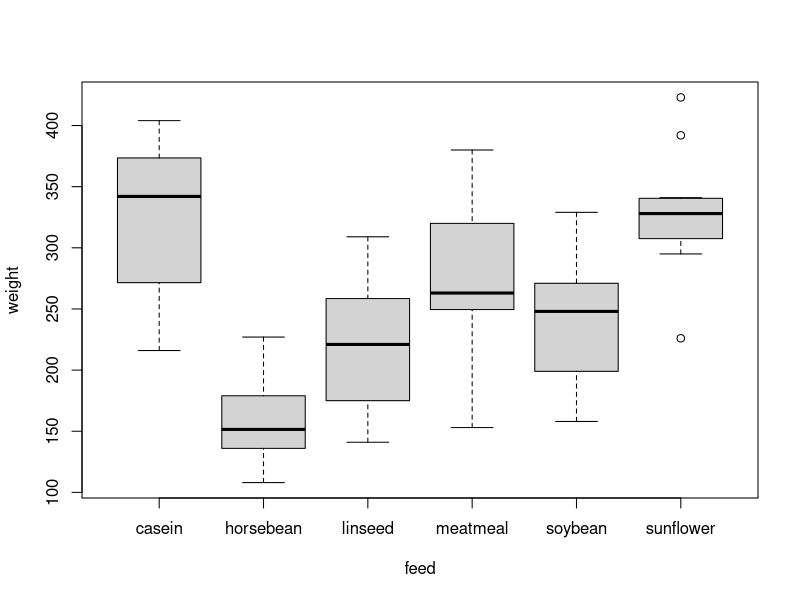
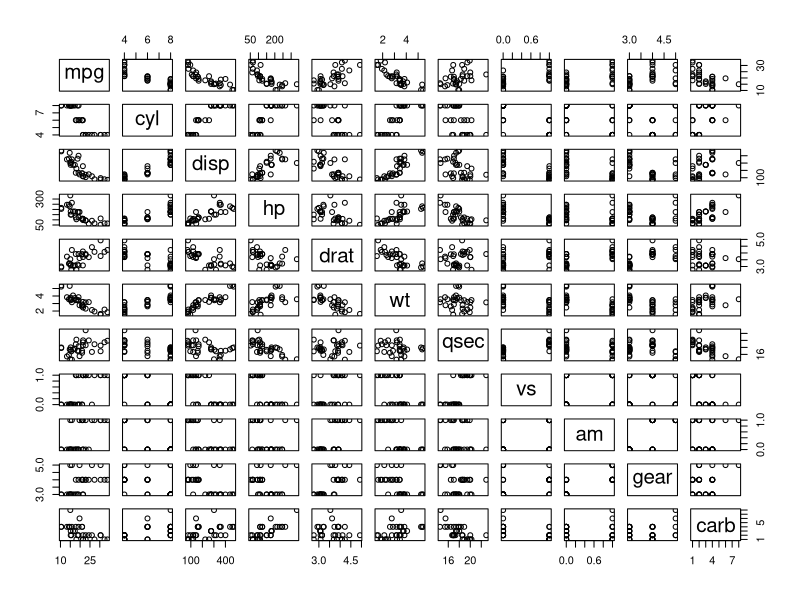
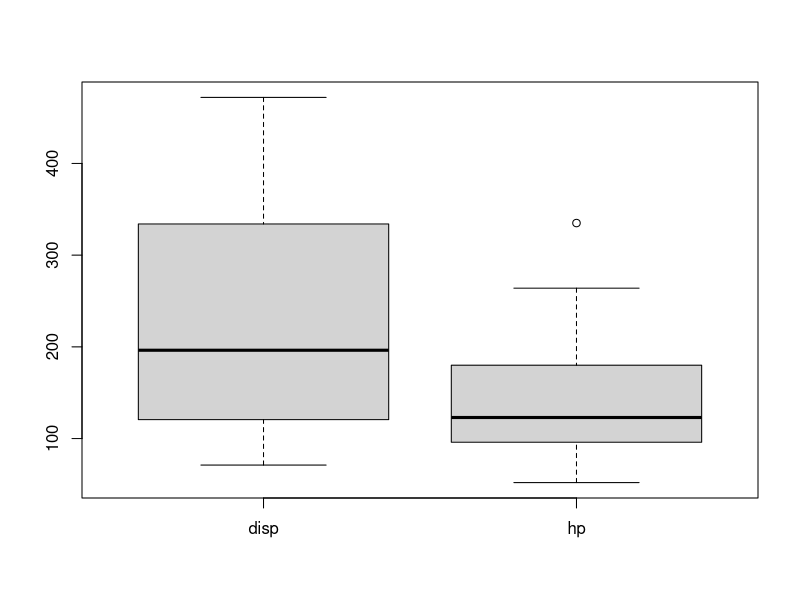

Write R code to recreate these figures, in order. (Note: this script raises an error after producing the figures.)
#2.1 chickwts data
?chickwts
head(chickwts)
boxplot(weight ~ feed, chickwts)

#2.2 iris data
head(iris)
by(iris[, -5], iris$Species, FUN = function(x) {colMeans(x, na.rm = T)})
by(data = iris[, -5], iris$Species, colMeans, na.rm = T)

#2.3 mtcars data
pairs(mtcars)
boxplot(mtcars[, 3:4])   

#2.4 mammals data 몰라용
library(MASS)
head(mammals)
m <- mammals
m$ratio <- mammals$brain / mammals$body
m
?order
sort(m$ratio, decreasing = T)
attach(mammals)
r=brain/body
a=c(which.max(r),which.min(r))
cbind(mammals[a,],r=c("largest ratio","smallest ratio"))

mammals$ratio=brain/body
m=mammals[order(ratio),]
head(m,1);tail(m,1)
detach(mammals)

plot(log(m$ratio), log(m$body))

#2.6 lakehuron data
LakeHuron
plot(LakeHuron)
abline(h = mean(LakeHuron))
lines(lowess(LakeHuron))
diff(LakeHuron)
d <- diff(LakeHuron)
plot(d)
lines(lowess(d))
abline(h = 0, lty = 3)

#2.7 CLT with simulated data
randu
summary(randu)
colMeans(randu)
x <- runif(400)
y <- runif(400)
z <- runif(400)
mat <- cbind(x, y, z)
colMeans(mat)

#2.8 걍넘겨
#2.9 1970 vietnam draft lottery
#january mixed 12times, but december mixed just one time and so on. 
#so it is hard to say there is randomness

#2.10 old faithful histogram
hist(faithful$waiting, prob = T)
hist(faithful$waiting, freq = F)

#2.11 faithful continue
hist(faithful$waiting, prob = T)
lines(density(faithful$waiting))

#2.12 mammals data by brain size

#2.13 mammals data on original scale
plot(mammals$body, mammals$brain)
attach(mammals)
y = mammals[c("Cat", "Cow", "Human"), ]
points(y, cex = 5)
?points
#hard to interpret

#2.14 mammals cluster
d <- dist(log(mammals))
h <- hclust(d, method = "ward.D")
?hclust
plot(h)
h1 <- hclust(d, method = "complete")
plot(h1)

#2.15 identifying groups or cluster
h <- hclust(d, method = "single")
plot(h)
g <- cutree(h,5)
table(cutree(h,5))
table(g)       
g>2
mammals[g > 2, ]
